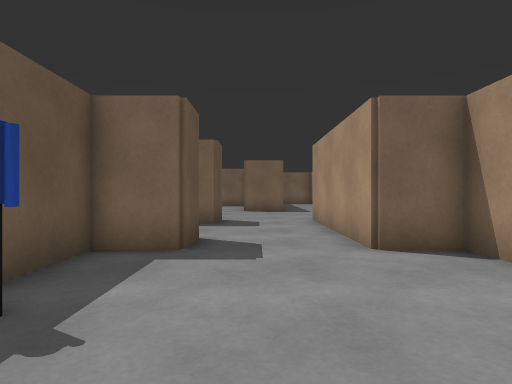
view 1 (above)

16 first-person views from a walk through a world built for the Gazebo simulator. The camera is 0.94 m above the floor, looks level and sees 75° across. The floor is counted in squares, 1 m on a side. Each view is taken from the middle of a square. On the plan, view 1 faces up. The plan holds only what a view shows up to about 12 squares ahead; the rest is blank. The place goes on beyond the plan. Simple shapes stand in for some stock models.

view 2
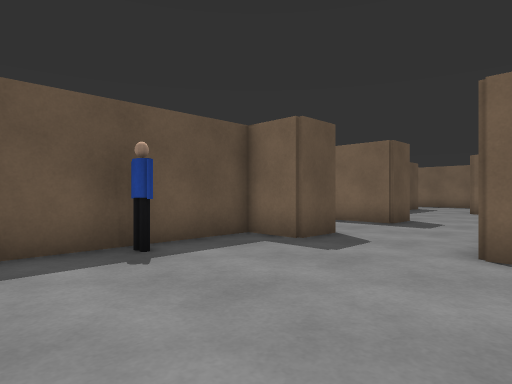

view 3
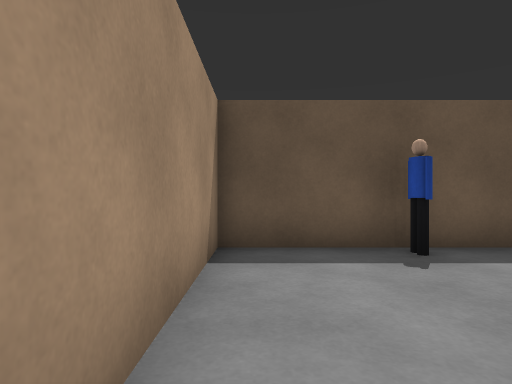

view 4
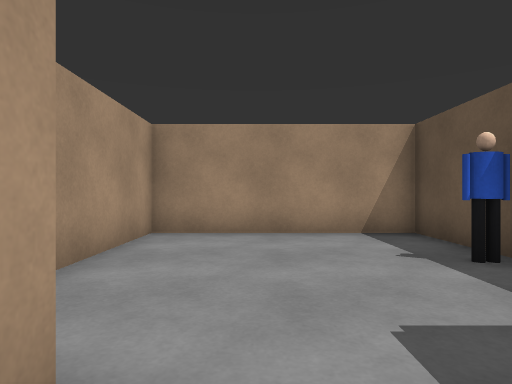

view 5
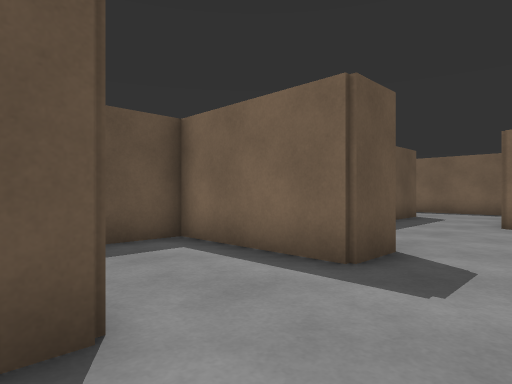

view 6
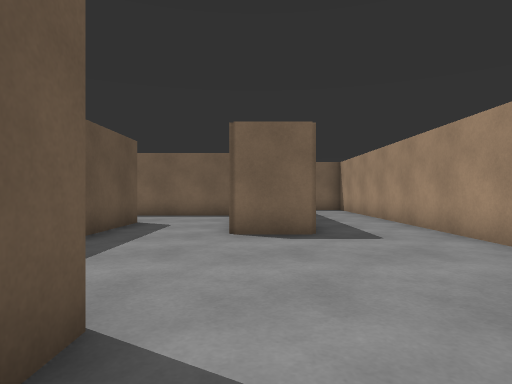

view 7
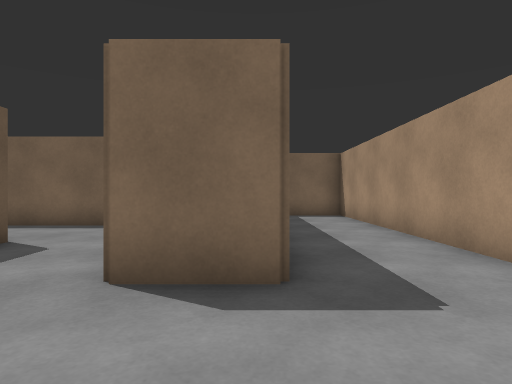

view 8
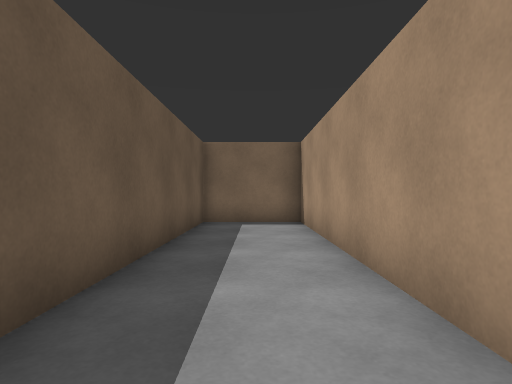

view 9
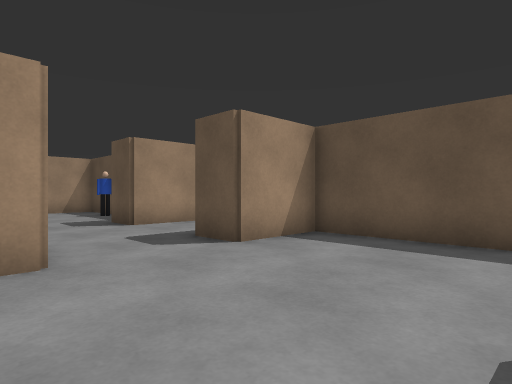

view 10
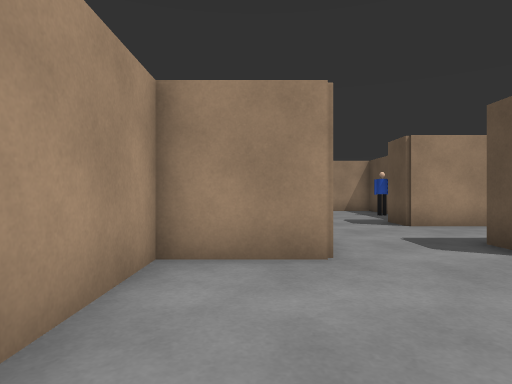

view 11
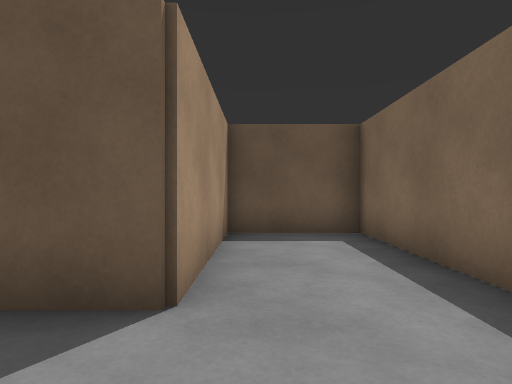

view 12
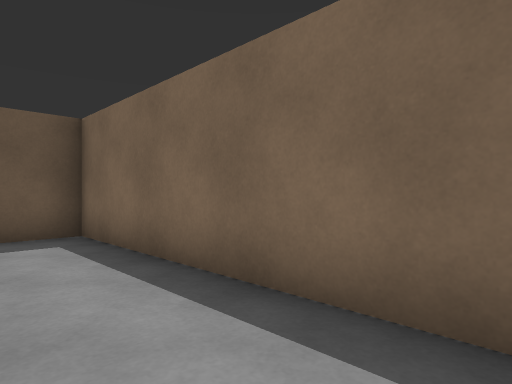

view 13
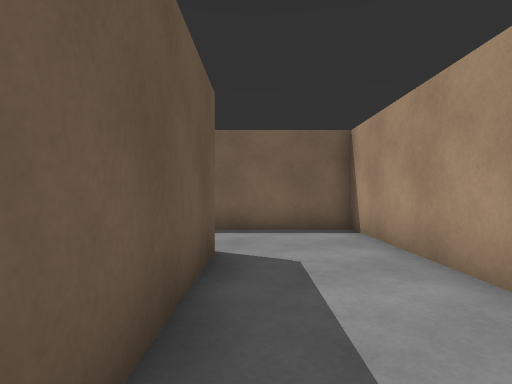

view 14
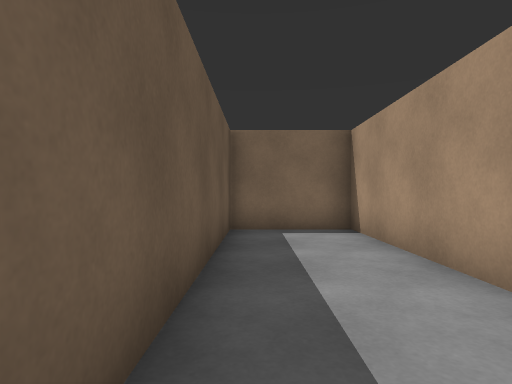

view 15
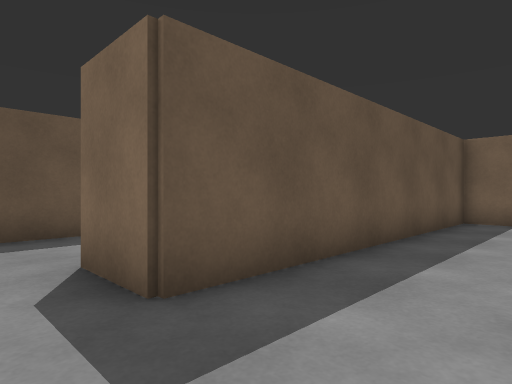

view 16
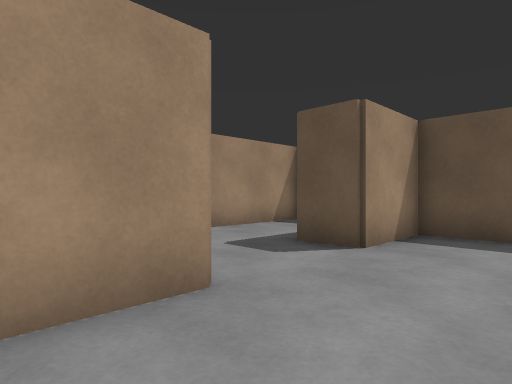

### Floor plan
Ten units are one square. View 1 is at (0, 0); x grows to the right and y downward. Boxes are objects, and circles mark ways between rooms. Rooms are numbered by the first view taken in them; rooms with no view inside come last. Other rooms are left out.
<svg viewBox="-91 -269 140 280">
<path fill="none" stroke="#000" d="M-51 -69 -11 -69 -11 -54 -26 -54 -26 6 34 6 34 -54 19 -54 19 -114M-11 -114 -11 -99 -51 -99 -51 -82M-6 -171 -6 -224 -86 -224 -86 -194 -36 -194 -36 -114 -11 -114M19 -114 44 -114 44 -264 14 -264 14 -164 -6 -164"/>
<rect x="-25" y="-25" width="10" height="10" fill="#bbb"><title>person</title></rect>
<circle cx="5" cy="-105" r="3" fill="#2a7"/>
<text x="0" y="-50">1</text>
<text x="-10" y="-180">2</text>
</svg>
Room 1 opens to room 2.

Where each view was taken, in squares from view 1:
view 1: 0 up, 0 right, facing up
view 2: 0 up, 3 right, facing up-left
view 3: 0 up, 3 right, facing left
view 4: 7 up, 1 right, facing down
view 5: 6 up, 1 right, facing up-left
view 6: 9 up, 0 right, facing up
view 7: 13 up, 1 right, facing up
view 8: 16 up, 3 right, facing up
view 9: 16 up, 3 right, facing down-left
view 10: 16 up, 3 right, facing down
view 11: 20 up, 1 left, facing left
view 12: 20 up, 1 left, facing up-left
view 13: 14 up, 3 left, facing up
view 14: 18 up, 2 right, facing up
view 15: 15 up, 4 right, facing up-left
view 16: 14 up, 4 right, facing down-left
